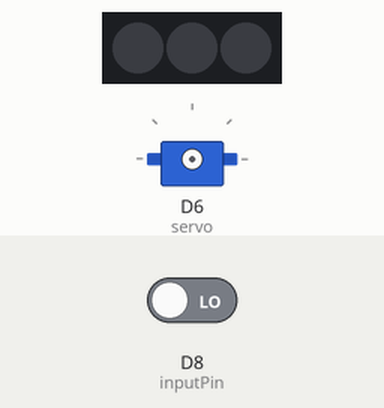
Recording of a sketch running on a simulated ESP8266 (NodeMCU). On the bench: servo, 3 RGB LEDs in strip order, left to right. Inputs (shaded band) come from the test bench; at power-on: D8 (inputPin) LOW. WiFi joins after 1.5 s; servers stay silent unless stated; uploads are accepted with an empty reply; what the sketch prints to the serial monitor is not drawn.

Above: at 0.1 s.
At 2.7 s:
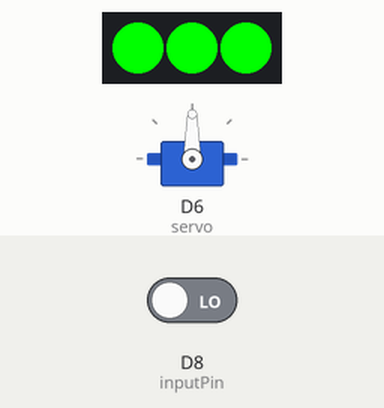
2.8 s: D8 (inputPin) driven HIGH
At 5.3 s:
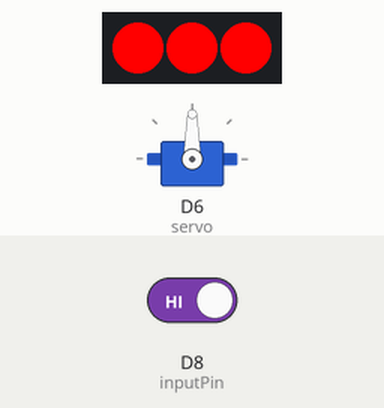
Timing chart, 0 to 6.8 s (numbered marks = the images above; inputs shaded):
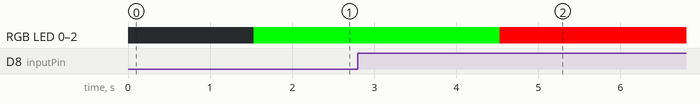

Measured:
- after the input at 2.8 s, RGB LED 0–2: RGB(0, 255, 0) → RGB(255, 0, 0) after 1.7 s

The sketch:

movement_sensor.ino
```cpp
/*
 * PIR sensor tester
 *
 * Breadboard
 *
 * Purple wire: ground
 * Blue wire: D7
 * Grey wire: power
 */

#include <WiFiManager.h>
#include <Servo.h>

#include <ESP8266HTTPClient.h>
#include <ESP8266WiFi.h>

#include "settings.h"
#include "WS2812_util.h"

#define WIFI_SSID "YOUR_SSID"
#define WIFI_PASSWORD "YOUR_PASSWORD"

int inputPin = D8;              // input pin for the motion sensor
bool state = false;             // we start, assuming no motion detected
int val = 0;                    // variable for reading the pin status
String url = "http://remcobravenboer.nl/IOT/index.php?email="; // string for data
String email = "YOUR_EMAIL"; // email of your times account
String auth = "&key=1K14UR37C7!9anfo1!@";
String finalUrl = url + email + auth;

Servo servo;
int analogPin = A0;
int ledPin = D1;

void setup() {
  Serial.begin(9600);
  pinMode(inputPin, INPUT);     // declare sensor as input
  Serial.print(finalUrl);
  connectToWifi();
  servo.attach(D6);
  strip.begin();
  strip.setBrightness(255);
  setAllPixels(0, 255, 0, 1.0);
 }

void loop(){
  //check if internet connection is still available
  if(WiFi.status() != WL_CONNECTED) {
    Serial.println("Reconnecting to Wifi...");
    connectToWifi();
  }

  val = digitalRead(inputPin);
  //Serial.println(val);
  delay(1000);

  if (val == HIGH) {            // check if the input is HIGH
    if(state == false) {
      Serial.println("Motion detected!");
      state = true;
      setAllPixels(255, 0, 0, 1.0);
      servo.write(90);
      Serial.println(displayTime(finalUrl));
      setAllPixels(0, 255, 0, 1.0);
      servo.write(45);
    }

  } else {
      if(state == true) {
        Serial.println("Motion ended!");
        state = false;
      }
    }
  }

  void connectToWifi() {
  WiFi.begin(WIFI_SSID, WIFI_PASSWORD);
  Serial.print("connecting");
  while (WiFi.status() != WL_CONNECTED) {
    Serial.print(".");
    delay(100);

  }
  Serial.println();
  Serial.print("connected: ");
  Serial.println(WiFi.localIP());
}

String displayTime(String url) {
  HTTPClient http; //Declare an object of class HTTPClient
    http.begin(url); //Specify request destination
    int httpCode = http.GET(); //Send the request
    if (httpCode > 0) { //Check the returning code
      String payload = http.getString(); //Get the request response payload
      Serial.println(payload); //Print the response payload
    } else {
      Serial.println("code incorrect");
    }
    http.end(); //Close connection
    delay(1500);
}
```

WS2812_util.h
```cpp
#include <Adafruit_NeoPixel.h>

void printDebugMessage(String message);

Adafruit_NeoPixel strip = Adafruit_NeoPixel(LED_COUNT, LED_PIN, NEO_GRB + NEO_KHZ400);

void colorWipe(uint32_t c)
{
  for (uint16_t i = 0; i < strip.numPixels(); i++)
  {
    strip.setPixelColor(i, c);
  }
  strip.show();
}

void hideColor()
{
  colorWipe(strip.Color(0, 0, 0));
}

void setAllPixels(uint8_t r, uint8_t g, uint8_t b, float multiplier = 1.0)
{
  for (int iPixel = 0; iPixel < LED_COUNT; iPixel++)
    strip.setPixelColor(iPixel,
                        (byte)((float)r * multiplier),
                        (byte)((float)g * multiplier),
                        (byte)((float)b * multiplier));
  strip.show();
}

//This method grabs the current RGB values and current brightness and fades the colors to black
void fadeBrightness(uint8_t r, uint8_t g, uint8_t b, float currentBrightness)
{
  for (float j = currentBrightness; j > 0.0; j -= 0.01)
  {
    setAllPixels(r, g, b, j);
    delay(20);
  }
  hideColor();
}
```

settings.h
```cpp
#ifndef _SETTINGS_H
#define _SETTINGS_H

#define DEBUG_MODE 1

#define LED_COUNT    3
#define LED_PIN     D1
#define BUTTON_PIN  D2
#define BUTTONLOW_PIN D0
#define SERVO_PIN D6

#define MAX_OSCILLATION_DURATION 500
#define MATRIX_CS_PIN D8
#define LED_MATRIX_BRIGHTNESS 6

#define FADEIN_DELAY 5
#define FADEOUT_DELAY 8

#define REQUEST_DELAY 1000
#define FIRMWARE_VERSION 3

#endif
```
